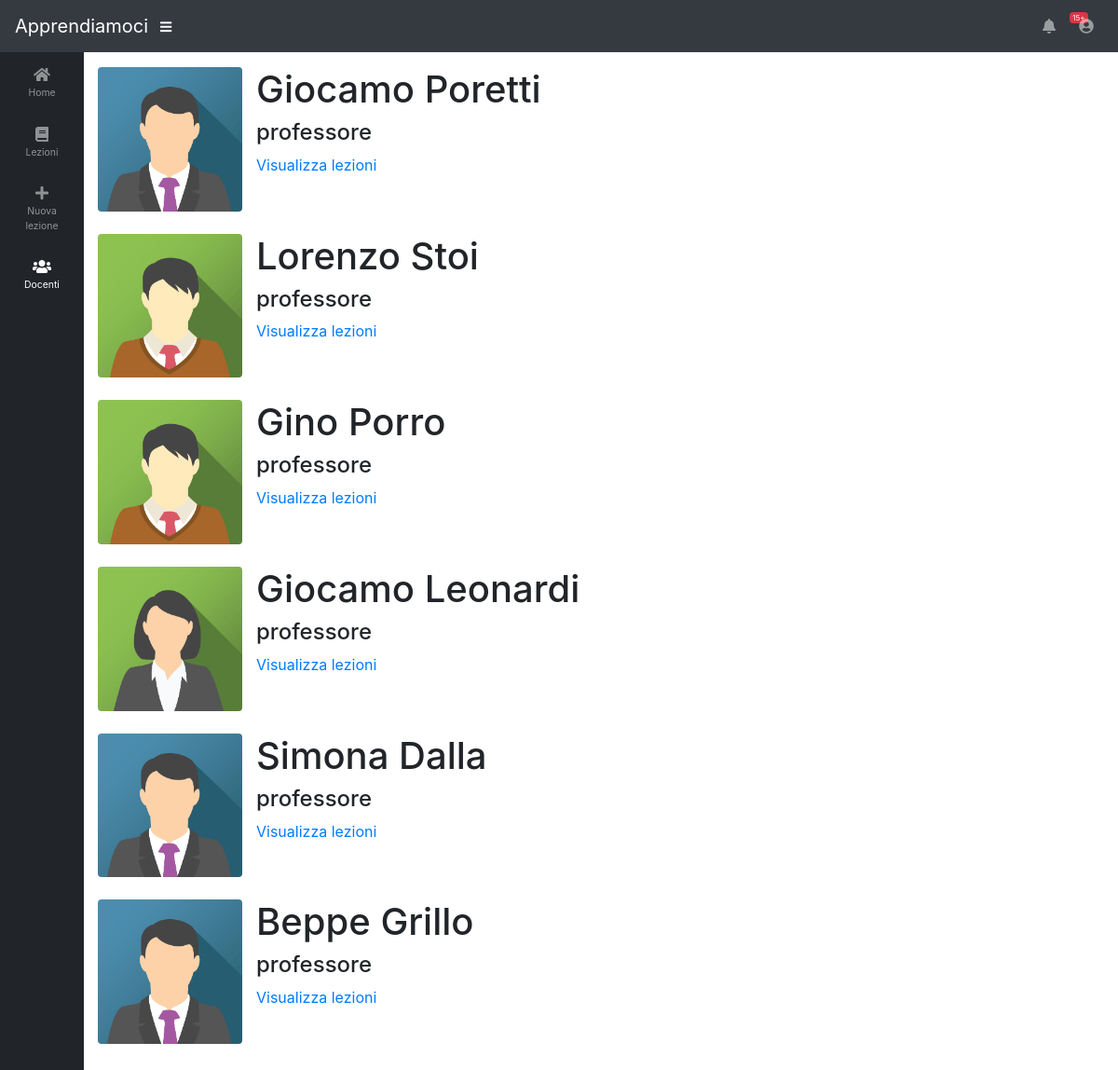
The app's page /docenti/index.php (signed in) with its own data.
### tables this page shows
CREATE TABLE `utenti` (
  `id` int(15) NOT NULL AUTO_INCREMENT,
  `email` varchar(20) NOT NULL,
  `password` varchar(40) NOT NULL,
  `nome` varchar(20) NOT NULL,
  `cognome` varchar(20) NOT NULL,
  `domandaSicurezza` varchar(100),
  `rispostaSicurezza` varchar(20),
  `tipo` ENUM('studente', 'professore', 'admin') DEFAULT 'studente',
  `avatar` varchar(100),
  `idTema` int(15) DEFAULT '1',
  PRIMARY KEY (`id`),
  UNIQUE KEY (`email`)
);

### src/connection.php (called while the page is built, shortened)
<?php
  function query($sql){
    $conn = new mysqli("localhost", "root", "", "lele");
    $tabella = array();
    $result = $conn->query($sql);
    if (isset($result->num_rows)){
      if ($result->num_rows == 0) {
        return $tabella;
      } else while($row = $result->fetch_assoc()){
        array_push($tabella, $row);
      }
      return $tabella;
    } else {
      $conn->close();
    }
  }
?>

### src/docenti/wrapper.php (the view, shortened to what this page needs)
<div id="wrapper">
  <?php $title="docenti" ?>
  <?php include '../wrapper_head.php' ?>
  <?php $docenti = query("SELECT * FROM utenti WHERE tipo='professore'") ?>
  <div id="content-wrapper">
    <div class="container-fluid">
      <?php foreach ($docenti as $docente): ?>
        <div class="row margin">
          <div class="col-md-2">
            <img src="../img/avatar/<?php echo rand(1,5); ?>.png" style="width: 100%" class="rounded float-left">
          </div>
          <div class="col-md-9">
            <div class="row">
              <h1><?php echo $docente['nome']. " " .$docente['cognome'] ?></h1>
            </div>
            <div class="row">
              <h4><?php echo $docente['tipo']?></h1>
            </div>
            <div class="row">
              <a href="../lezioni/?utente=<?php echo $docente['id'] ?>">
                Visualizza lezioni
              </a>
            </div>
          </div>
        </div>
        <br>
      <?php endforeach; ?>
    </div>
  </div>
</div>

### src/docenti/index.php (shortened to what this page needs)
<!DOCTYPE html>
<html lang="en" dir="ltr">
  <head>
  </head>
  <body>
    <?php include '../nav.php' ?>
    <?php include 'wrapper.php' ?>
  </body>
</html>

### src/nav.php (shortened to what this page needs)
<nav class="navbar navbar-expand navbar-dark bg-dark static-top">
  <a class="navbar-brand mr-1" href="index.php">Apprendiamoci</a>
  <button class="btn btn-link btn-sm text-white order-1 order-sm-0" id="sidebarToggle" href="#">
    <i class="fas fa-bars"></i>
  </button>
  <ul class="navbar-nav ml-auto ml-md-0">
    <li class="nav-item dropdown no-arrow mx-1">
      <a class="nav-link dropdown-toggle" href="#" id="alertsDropdown" role="button" data-toggle="dropdown" aria-haspopup="true" aria-expanded="false">
        <i class="fas fa-bell fa-fw"></i>
        <span class="badge badge-danger"><?php echo rand(2,20) ?>+</span>
      </a>
    </li>
    <li class="nav-item dropdown no-arrow">
      <a class="nav-link dropdown-toggle" href="#" id="userDropdown" role="button" data-toggle="dropdown" aria-haspopup="true" aria-expanded="false">
        <i class="fas fa-user-circle fa-fw"></i>
      </a>
    </li>
  </ul>
</nav>
<?php include 'connection.php' ?>

### src/wrapper_head.php (shortened to what this page needs)
<ul class="sidebar navbar-nav">
  <li class="nav-item <?php if ($title=='home') echo 'active'?>">
    <a class="nav-link" href="../home">
      <i class="fas fa-fw fa-home"></i>
      <span>Home</span>
    </a>
  </li>
  <li class="nav-item <?php if ($title=='lezioni' || $title=='lezione') echo 'active'?>">
    <a class="nav-link" href="../lezioni">
      <i class="fas fa-fw fa-book"></i>
      <span>Lezioni</span>
    </a>
  </li>
  <?php if ($_SESSION['user_type'] == 'studente'): ?>
  <?php else: ?>
    <li class="nav-item <?php if ($title=='nuovaLezione') echo 'active'?>">
      <a class="nav-link" href="../nuovaLezione/">
        <i class="fas fa-fw fa-plus"></i>
        <span>Nuova lezione</span>
      </a>
    </li>
  <?php endif; ?>
  <li class="nav-item <?php if ($title=='docenti') echo 'active'?>">
    <a class="nav-link" href="../docenti" id="pagesDropdown">
      <i class="fas fa-fw fa-users"></i>
      <span>Docenti</span>
    </a>
  </li>
</ul>

### records on screen
utenti: nome "Giocamo", cognome "Poretti", tipo "professore"
utenti: nome "Lorenzo", cognome "Stoi", tipo "professore"
utenti: nome "Gino", cognome "Porro", tipo "professore"
utenti: shows a picture, nome "Giocamo", cognome "Leonardi", tipo "professore"
utenti: nome "Simona", cognome "Dalla", tipo "professore"
utenti: nome "Beppe", cognome "Grillo", tipo "professore"
